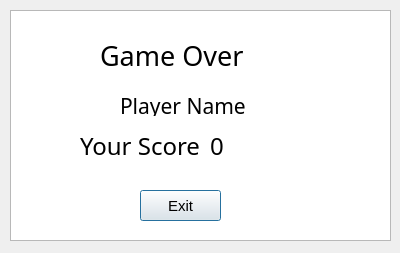
<?xml version="1.0" encoding="UTF-8"?>
<ui version="4.0">
 <class>GameOverDialog</class>
 <widget class="QDialog" name="GameOverDialog">
  <property name="geometry">
   <rect>
    <x>0</x>
    <y>0</y>
    <width>400</width>
    <height>253</height>
   </rect>
  </property>
  <property name="windowTitle">
   <string>Dialog</string>
  </property>
  <widget class="QGraphicsView" name="graphicsView">
   <property name="geometry">
    <rect>
     <x>10</x>
     <y>10</y>
     <width>381</width>
     <height>231</height>
    </rect>
   </property>
  </widget>
  <widget class="QLabel" name="label">
   <property name="geometry">
    <rect>
     <x>100</x>
     <y>40</y>
     <width>191</width>
     <height>31</height>
    </rect>
   </property>
   <property name="font">
    <font>
     <family>Gill Sans Ultra Bold</family>
     <pointsize>20</pointsize>
    </font>
   </property>
   <property name="text">
    <string>Game Over</string>
   </property>
  </widget>
  <widget class="QLabel" name="label_2">
   <property name="geometry">
    <rect>
     <x>80</x>
     <y>130</y>
     <width>121</width>
     <height>31</height>
    </rect>
   </property>
   <property name="font">
    <font>
     <family>Gill Sans Ultra Bold Condensed</family>
     <pointsize>18</pointsize>
    </font>
   </property>
   <property name="text">
    <string>Your Score:</string>
   </property>
  </widget>
  <widget class="QLabel" name="playerScore_label">
   <property name="geometry">
    <rect>
     <x>210</x>
     <y>130</y>
     <width>111</width>
     <height>31</height>
    </rect>
   </property>
   <property name="font">
    <font>
     <family>Gill Sans Ultra Bold Condensed</family>
     <pointsize>18</pointsize>
    </font>
   </property>
   <property name="text">
    <string>0</string>
   </property>
  </widget>
  <widget class="QLabel" name="playerName_label">
   <property name="geometry">
    <rect>
     <x>120</x>
     <y>95</y>
     <width>131</width>
     <height>21</height>
    </rect>
   </property>
   <property name="font">
    <font>
     <family>Gill Sans Ultra Bold Condensed</family>
     <pointsize>16</pointsize>
    </font>
   </property>
   <property name="text">
    <string>Player Name</string>
   </property>
  </widget>
  <widget class="QPushButton" name="exit_btn">
   <property name="geometry">
    <rect>
     <x>140</x>
     <y>190</y>
     <width>81</width>
     <height>31</height>
    </rect>
   </property>
   <property name="font">
    <font>
     <family>Tahoma</family>
     <pointsize>11</pointsize>
    </font>
   </property>
   <property name="text">
    <string>Exit</string>
   </property>
  </widget>
 </widget>
 <resources/>
 <connections/>
</ui>
